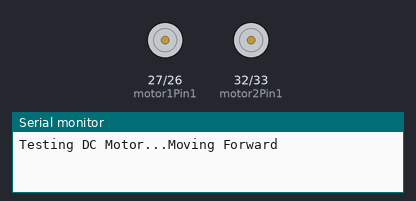
This sketch was run on a simulated ESP32. Parts: motor-driver pin pairs drawn as motors (green arrow = first pin HIGH = forward, orange = second pin HIGH = backward, longer = more drive, scaled by the enable pin), the last lines printed to the serial monitor.

Above: at 1.0 s.
At 2.5 s:
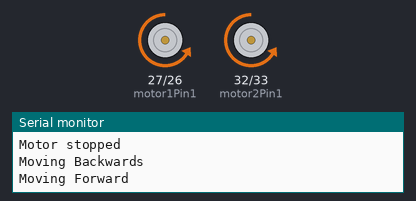
At 3.5 s:
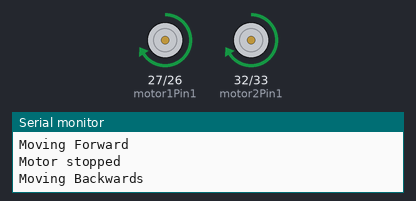
Timing chart, 0 to 4.6 s (numbered marks = the images above):
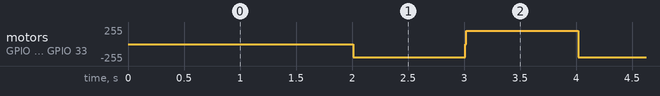

Measured:
- by itself, motor on GPIO 27 (motor1Pin1) / GPIO 26 (motor1Pin2), motor on GPIO 32 (motor2Pin1) / GPIO 33 (motor2Pin2): repeats every 2.0 s: stopped 0.01 s, forward 199/255 1.0 s, backward 199/255 1.0 s

The sketch:

test.ino
```cpp
// Motor 1
int motor1Pin1 = 27;
int motor1Pin2 = 26;
int enable1Pin = 14;

// Motor 2
int motor2Pin1 = 32;
int motor2Pin2 = 33;
int enable2Pin = 25;

// Setting PWM properties
const int freq = 30000;
const int pwmChannel = 0;
const int resolution = 8;
int dutyCycle = 200;

void move_forward(){
  digitalWrite(motor1Pin1, LOW);
  digitalWrite(motor1Pin2, HIGH);
  digitalWrite(motor2Pin1, LOW);
  digitalWrite(motor2Pin2, HIGH);
  delay(1000);
}

void move_backward(){
  digitalWrite(motor1Pin1, HIGH);
  digitalWrite(motor1Pin2, LOW);
  digitalWrite(motor2Pin1, HIGH);
  digitalWrite(motor2Pin2, LOW);
  delay(1000);
}

void move_left(){
  digitalWrite(motor1Pin1, HIGH);
  digitalWrite(motor1Pin2, LOW);
  digitalWrite(motor2Pin1, LOW);
  digitalWrite(motor2Pin2, HIGH);
  delay(1000);
}
void move_right(){
  digitalWrite(motor1Pin1, LOW);
  digitalWrite(motor1Pin2, HIGH);
  digitalWrite(motor2Pin1, HIGH);
  digitalWrite(motor2Pin2, LOW);
  delay(1000);
}

void no_move(){
  digitalWrite(motor1Pin1, LOW);
  digitalWrite(motor1Pin2, LOW);
  digitalWrite(motor2Pin1, LOW);
  digitalWrite(motor2Pin2, LOW);
  delay(10);
}
void setup() {
  // sets the pins as outputs:
  pinMode(motor1Pin1, OUTPUT);
  pinMode(motor1Pin2, OUTPUT);
  pinMode(enable1Pin, OUTPUT);

  pinMode(motor2Pin1, OUTPUT);
  pinMode(motor2Pin2, OUTPUT);
  pinMode(enable2Pin, OUTPUT);
  // configure LED PWM functionalitites
  ledcSetup(pwmChannel, freq, resolution);

  // attach the channel to the GPIO to be controlled
  ledcAttachPin(enable1Pin, pwmChannel);
  ledcAttachPin(enable2Pin, pwmChannel);
  Serial.begin(115200);

  // testing
  Serial.print("Testing DC Motor...");
}

void loop() {
  // Move the DC motor forward at maximum speed
  Serial.println("Moving Forward");
  move_forward();

  // Stop the DC motor
  Serial.println("Motor stopped");
  no_move();

  // Move DC motor backwards at maximum speed
  Serial.println("Moving Backwards");
  move_backward();


  ledcWrite(pwmChannel, dutyCycle);

}
```
